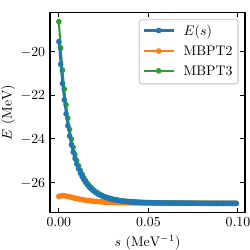

Write Python code to recreate this figure.
import json
import os

import matplotlib.pyplot as plt
import matplotlib

os.chdir(os.path.dirname(os.path.abspath(__file__)))

plt.rcParams["text.usetex"] = True
plt.rcParams["text.latex.preamble"] = [r"\usepackage{lmodern}"]
plt.rcParams["text.latex.preamble"] = [r"\usepackage{amsmath}"]
plt.rcParams["font.family"] = ["Latin Modern Roman"]

with open("data/evolve_data.json") as f:
    data = json.load(f)

plot_configs = {
    "E": {"label": r"$E(s)$", "line_style": ".-", "zorder": 10,},
    "MBPT2": {"label": "MBPT2", "line_style": ".-", "zorder": 5,},
    "MBPT3": {"label": "MBPT3", "line_style": ".-", "zorder": 0,},
}

fig, ax = plt.subplots()

max_s = 0.1

s = data["s"]

i = 0
while s[i] < max_s:
    i += 1

for key in plot_configs:
    print(key)
    label = plot_configs[key]["label"]
    zorder = plot_configs[key]["zorder"]
    line_style = plot_configs[key]["line_style"]
    vals = data[key]

    ax.plot(s[:i], vals[:i], line_style, label=label, zorder=zorder)

ax.tick_params(bottom=True, top=True, left=True, right=True)
ax.tick_params(axis="x", direction="in")
ax.tick_params(axis="y", direction="in")

plt.legend()
plt.xlabel(r"$s$ (MeV${}^{-1}$)")
plt.ylabel(r"$E$ (MeV)")

plt.subplots_adjust(left=0.20, right=0.98, top=0.95, bottom=0.15)
plt.gcf().set_size_inches(2.5, 2.5)
plt.savefig("he4_imsrg2_flow.pdf", dpi=300)

plt.close(fig=fig)
